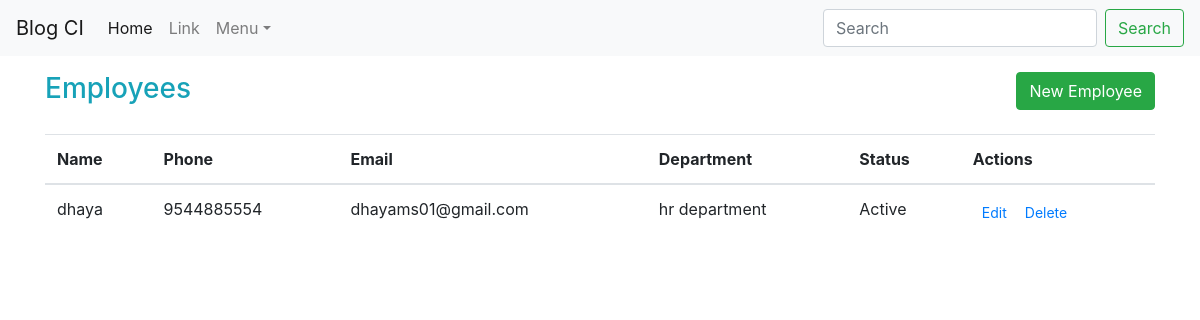
Page /index.php/employees on the earlier database version.
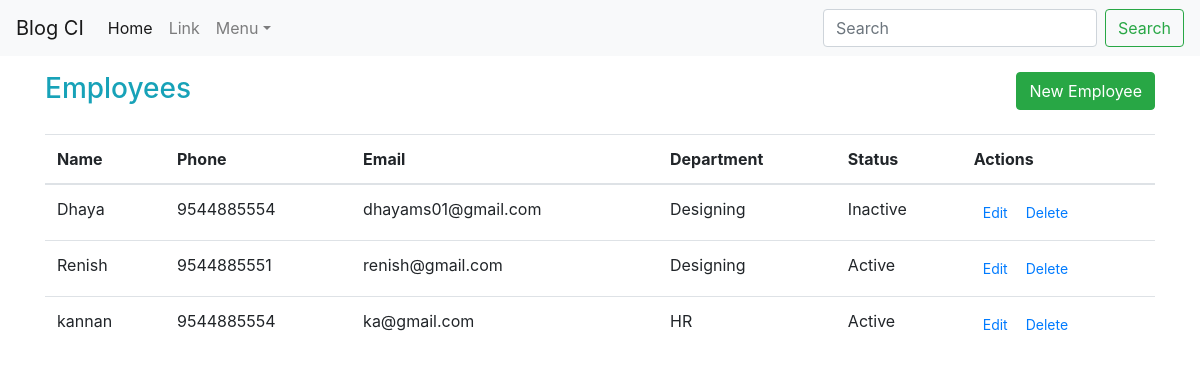
Same page on the later database version.
### tables this page shows
CREATE TABLE `employee` (
  `id` int(11) NOT NULL,
  `name` varchar(60) NOT NULL,
  `phone` text NOT NULL,
  `email` text NOT NULL,
  `departmentid` int(11) NOT NULL,
  `status` tinyint(4) NOT NULL
);

CREATE TABLE `department` (
  `id` int(11) NOT NULL,
  `name` varchar(60) NOT NULL,
  `description` text NOT NULL,
  `location` text NOT NULL,
  `status` tinyint(4) NOT NULL,
  `created_at` timestamp NOT NULL DEFAULT CURRENT_TIMESTAMP ON UPDATE CURRENT_TIMESTAMP
);

### application/views/employees/page.php (called while the page is built)
<?php
$this->load->view('master/header');
$this->load->view($page);
$this->load->view('master/footer');
?>

### application/controllers/Employees.php (called while the page is built, shortened)
<?php
class Employees extends CI_Controller
{
    public function  __construct()
    {
        $this->load->model('employee');
    }
    public function index()
    {
        $data['employees'] = $this->employee->get_all_item('employee');
        $data["channels"] =array();
        foreach($data["employees"] as $val)
        {
            $data["departments"][] = $this->employee->get_one_item('department','id',$val->departmentid);
        }
        $data['page'] = 'employees/index';
        $this->load->view('employees/page', $data);
    }
}

### index.php (called while the page is built, shortened)
<?php
require_once BASEPATH.'core/CodeIgniter.php';

### application/models/Common.php (called while the page is built, shortened)
<?php
class Common extends CI_Model
{
    public function get_all_item($table)
    {
        $query = $this->db->get($table);
        $res=$query->result();
        return $res;
    }
    public function get_one_item($table,$field,$value)
    {
        return $this->db->get_where($table, array($field=>$value))->row();
    }
}

### application/views/employees/index.php (the view, shortened to what this page needs)
<div class="row">
  <div class="col">
    <h3 class="text-info" style="display:inline">Employees</h3>
    <span class="float-right"> <a href="<?php echo base_url(); ?>employees/create" class="btn btn-success">New Employee</a><br></span>
  </div>
</div>
<div class="row">
  <div class="col"><br>
    <table class="table">
        <thead>
        <tr>
            <th scope="col">Name</th>
            <th scope="col" >Phone</th>
            <th scope="col" >Email</th>
            <th scope="col" >Department</th>
            <th scope="col">Status</th>
            <th scope="col">Actions</th>
        </tr>
        </thead>
        <tbody>
        <?php
        foreach ($employees as $key=>$employee) {
            ?>
            <tr>
                <td><?php echo $employee->name ;?></td>
                <td><?php echo $employee->phone ;?></td>
                <td><?php echo $employee->email ;?></td>
                <td><?php echo $departments[$key]->name ;?></td>
                <td><?php echo ($employee->status == 1) ? 'Active' : 'Inactive'; ?></td>
                <td>
                  <div class="btn-group">
                    <a href="<?php echo base_url() ;?>employees/edit/<?php echo $employee->id ;?>" class="btn btn-link btn-sm" >Edit</a>
                    <form action="<?php echo base_url();?>employees/destroy/<?php echo $employee->id ;?>" method="post" class="form-inline">
                        <button type="submit" class="btn btn-link btn-sm">Delete</button>
                    </form>
                    </div>
                </td>
            </tr>
        <?php } ?>
        </tbody>
    </table>
  </div>
</div>

### application/views/master/header.php (shortened to what this page needs)
<!doctype html>
<html lang="en">
  <head>
  <link rel="stylesheet" href="https://maxcdn.bootstrapcdn.com/bootstrap/4.0.0-beta.3/css/bootstrap.min.css">
  </head>
  <body>
    <nav class="navbar navbar-expand-md navbar-light fixed-top bg-light">
      <a class="navbar-brand" href="<?php echo base_url(); ?>">Blog CI</a>
      <div class="collapse navbar-collapse" id="navbarCollapse">
        <ul class="navbar-nav mr-auto">
          <li class="nav-item active">
            <a class="nav-link" href="<?php echo base_url(); ?>">Home <span class="sr-only">(current)</span></a>
          </li>
          <li class="nav-item">
            <a class="nav-link" href="#">Link</a>
          </li>
          <li class="nav-item dropdown">
            <a class="nav-link dropdown-toggle"  id="dropdown01" data-toggle="dropdown" aria-haspopup="true" aria-expanded="false">Menu</a>
          </li>
        </ul>
        <form class="form-inline mt-2 mt-md-0">
          <input class="form-control mr-sm-2" type="text" placeholder="Search" aria-label="Search">
          <button class="btn btn-outline-success my-2 my-sm-0" type="submit">Search</button>
        </form>
      </div>
    </nav>
    <main role="main" class="container">

### application/views/master/footer.php (shortened to what this page needs)
</main>
  </body>
</html>

### application/views/master/header.php (style rules this page uses)
body { min-height: 75rem; padding-top: 4.5rem; }

Differences in the rows shown:
added employee: name "Dhaya", phone "9544885554", email "dhayams01@gmail.com", departmentid.name "Designing", status "Inactive"
added employee: name "Renish", phone "9544885551", email "renish@gmail.com", departmentid.name "Designing", status "Active"
changed employee: name "dhaya" → "kannan"; email "dhayams01@gmail.com" → "ka@gmail.com"; departmentid.name "hr department" → "HR"
